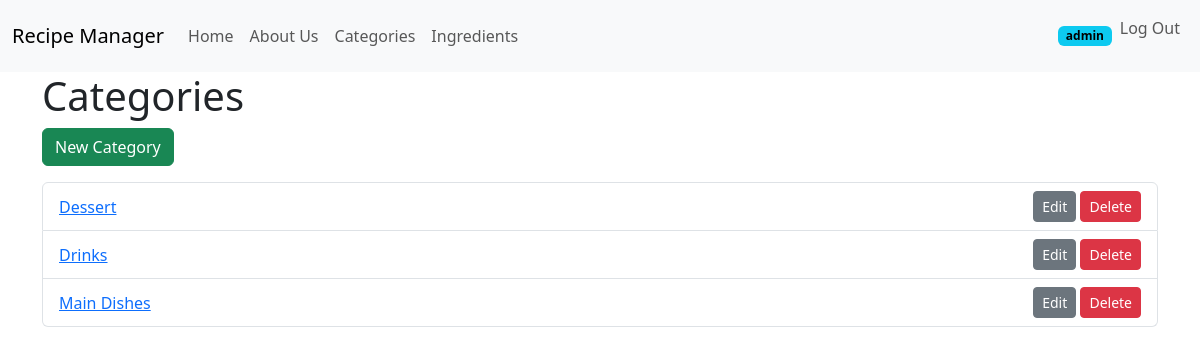
The app's page /recipe/categories/ (signed in) with its own data.
### recipes/models.py (models this page shows, shortened)
class Category(models.Model):
    name = models.CharField(max_length=100, unique=True)
    slug = models.SlugField(max_length=100, unique=True, blank=True)
    description = models.TextField(blank=True)
    class Meta:
        verbose_name = 'Category'
        verbose_name_plural = 'Categories'
        ordering = ['name']

### recipes/views.py (the view)
# urls.py: path("categories/", CategoryListView.as_view(), name="category_list"),
class CategoryListView(ListView):
    template_name = "recipes/category/list.html"
    model = Category
    context_object_name = "categories"

### templates/recipes/category/list.html (shortened to what this page needs)
{% extends 'base.html' %}
{% block content %}
    <h1>Categories</h1>
    <a href="{% url 'category_new' %}" class="btn btn-success mb-3">New Category</a>
    <ul class="list-group">
        {% for category in categories %}
        <li class="list-group-item d-flex justify-content-between align-items-center">
            <a href="{% url 'category_detail' category.id %}">{{ category.name }}</a>
            <span>
                <a href="{% url 'category_edit' category.id %}" class="btn btn-sm btn-secondary">Edit</a>
                <a href="{% url 'category_delete' category.id %}" class="btn btn-sm btn-danger">Delete</a>
            </span>
        </li>
        {% empty %}
        <li class="list-group-item">No categories yet.</li>
        {% endfor %}
    </ul>
{% endblock %}

### templates/navbar.html (shortened to what this page needs)
<nav class="navbar navbar-expand-lg bg-body-tertiary">
  <div class="container-fluid">
    <a class="navbar-brand" href="{% url 'home' %}">Recipe Manager</a>
    <div class="collapse navbar-collapse" id="navbarNavSupportedContent">
      <ul class="navbar-nav me-auto mb-2 mb-lg-0">
        <li class="nav-item">
          <a class="nav-link" aria-current="page" href="{% url 'home' %}">Home</a>
        </li>
        <li class="nav-item">
          <a class="nav-link" href="#">About Us</a>
        </li>
        <li class="nav-item">
          <a class="nav-link" href="{% url 'category_list' %}">Categories</a>
        </li>
        <li class="nav-item">
          <a class="nav-link" href="{% url 'ingredient_list' %}">Ingredients</a>
        </li>
      </ul>
      <ul class="navbar-nav mb-2 mb-lg-0">
        {% if user.is_authenticated %}
        <li class="nav-item d-flex align-items-center">
            <span class="badge text-bg-info">{{ user.username }}</span>
        </li>
        <li class="nav-item">
            <form action="{% url 'logout' %}" method="post" class="d-flex">
                <input type="submit" value="Log Out" class="nav-link btn btn-link">
            </form>
        </li>
        {% endif %}
      </ul>
    </div>
  </div>
</nav>

### records on screen
Category: name "Dessert"
Category: name "Drinks"
Category: name "Main Dishes"

### other values on screen
{{ user.username }} "admin"
